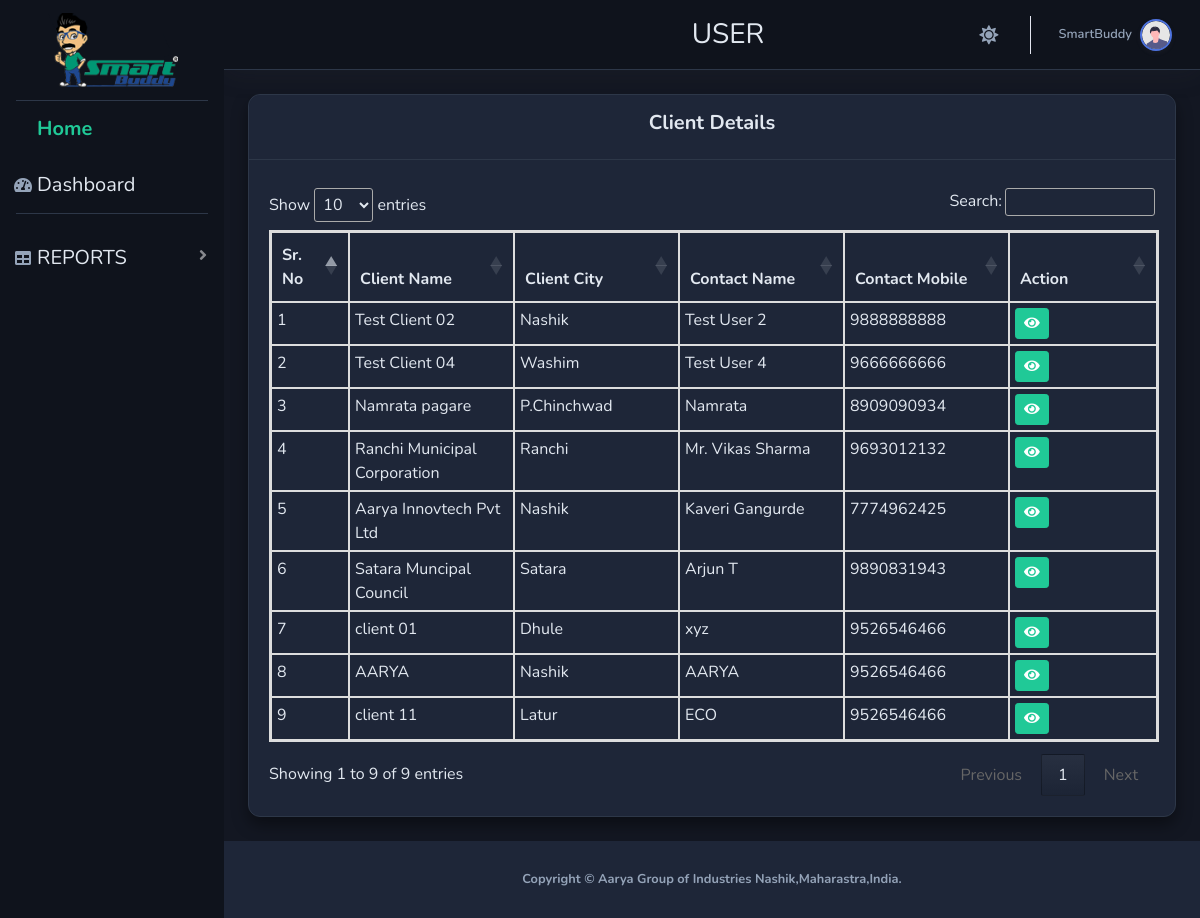
Page /operation/list_clientdetails.php (signed in) on the committed database.
### tables this page shows
CREATE TABLE `clients` (
  `id` int NOT NULL,
  `client_name` text,
  `contact_person` varchar(50) DEFAULT NULL,
  `contact_mobile` varchar(10) DEFAULT NULL,
  `client_phone` varchar(15) DEFAULT NULL,
  `contact_email` varchar(50) DEFAULT NULL,
  `client_address` text,
  `client_website` varchar(30) DEFAULT NULL,
  `client_state` varchar(30) DEFAULT NULL,
  `clinet_district` varchar(30) DEFAULT NULL,
  `client_city` varchar(30) DEFAULT NULL,
  `client_type` varchar(10) DEFAULT NULL,
  `client_logo` varchar(150) DEFAULT NULL,
  `password` varchar(10) DEFAULT NULL,
  `reset_token` varchar(128) DEFAULT NULL,
  `reset_expires` datetime DEFAULT NULL,
  `created` timestamp NOT NULL DEFAULT CURRENT_TIMESTAMP
);

### operation/list_clientdetails.php (the view, shortened to what this page needs)
<?php
require_once('include/header.php');
require_once('include/config.php');
require_once('include/navbar.php');
?>
<head>
    <link rel="stylesheet" href="https://cdn.datatables.net/1.13.6/css/jquery.dataTables.min.css">
<link rel="stylesheet" href="https://cdn.datatables.net/buttons/2.4.2/css/buttons.dataTables.min.css">
</head>
    <div id="content-wrapper" class="d-flex flex-column">
        <div id="content">
            <div class="container-fluid">
                <div class="card shadow mb-4">
                    <div class="card-header py-3">
                        <h5 class="text-center"><b>Client Details</b></h5>
                    </div>
    <div class="card-body">
        <div class="table-responsive">
        <?php
        $sql = "SELECT * FROM clients";
        $result = mysqli_query($conn,$sql);
        if ($result) {
            echo "<table class='table table-bordered' id='userTable' cellspacing='0'>";
            echo "
            <thead style=' border:1px solid #ddd;'>
                <tr>
                    <th style='border:1px solid #ddd; width:40px; text-align:left;'>Sr. No</th>
                    <th style='border:1px solid #ddd; text-align:left;'>Client Name</th>
                    <th style='border:1px solid #ddd; text-align:left;'>Client City</th>
                    <th style='border:1px solid #ddd; text-align:left;'>Contact Name</th>
                    <th style='border:1px solid #ddd; text-align:left;'>Contact Mobile</th>
                    <th style='border:1px solid #ddd; text-align:left;'>Action</th>
                </tr>
            </thead>
            <tbody>";
            $srNo = 1;
            while ($row = mysqli_fetch_assoc($result)) {
                $id = $row['id'];
                $client_name = $row['client_name'];
                $client_city = $row['client_city'];
                $contact_person = $row['contact_person'];
                $contact_mobile = $row['contact_mobile'];
                echo "<tr>
                        <td>$srNo</td>
                        <td>$client_name</td>
                        <td>$client_city</td>
                        <td>$contact_person</td>
                        <td>$contact_mobile</td>
                        <td>
                            <div style='display:flex; gap:8px;'>
                                <a href='#' class='btn btn-sm btn-primary view-employee'
                                    data-toggle='modal' data-target='#employeeModal'
                                    data-id='$id' title='View'>
                                    <i class='fas fa-eye'></i>
                                </a>
                            </div>
                        </td>
                    </tr>";
                $srNo++;
            }
            echo "</tbody></table>";
        }
        ?>
        </div>
    </div>
</div>
</div>
</div>
</div>
<?php include('include/footer.php');?>

### operation/css/theme.css (style rules this page uses)
:root { --bg-main: #f8f9fc; --bg-card: #ffffff; --text-main: #5a5c69; --text-muted: #858796; --border-color: #e3e6f0; --sidebar-bg: #ffffff; --sidebar-text: #5a5c69; --topbar-bg: #ffffff; --primary-color: #4e73df; --primary-hover: #2e59d9; --card-shadow: 0 .15rem 1.75rem 0 rgba(58,59,69,.15); --input-bg: #ffffff; --input-border: #d1d3e2; }
[data-theme="dark"] { --bg-main: #131722; --bg-card: #1e2638; --text-main: #e2e8f0; --text-muted: #94a3b8; --border-color: #2d3748; --sidebar-bg: #0f131c; --sidebar-text: #e2e8f0; --topbar-bg: #0f131c; --primary-color: #20c997; --primary-hover: #17a589; --card-shadow: 0 8px 16px rgba(0, 0, 0, 0.4); --input-bg: #131722; --input-border: #2d3748; }
body { background-color: var(--bg-main) !important; color: var(--text-main) !important; transition: background-color 0.3s ease, color 0.3s ease; }
#wrapper #content-wrapper { background-color: var(--bg-main) !important; }
.card { background-color: var(--bg-card) !important; border: 1px solid var(--border-color) !important; box-shadow: var(--card-shadow) !important; border-radius: 12px !important; }
.card-header { background-color: var(--bg-card) !important; border-bottom: 1px solid var(--border-color) !important; color: var(--text-main) !important; border-top-left-radius: 12px !important; border-top-right-radius: 12px !important; }
h1, h2, h3, h4, h5, h6, .text-gray-800 { color: var(--text-main) !important; }
table.dataTable, table { color: var(--text-main) !important; }
.table td, .table th { border-top: 1px solid var(--border-color) !important; }
.table thead th { border-bottom: 2px solid var(--border-color) !important; }
html[data-theme="dark"] table.dataTable tbody tr, html[data-theme="dark"] table.dataTable tbody tr.odd, html[data-theme="dark"] table.dataTable tbody tr.even, html[data-theme="dark"] table.dataTable tbody td.dataTables_empty { background-color: var(--bg-card) !important; color: var(--text-main) !important; }
.btn-primary { background-color: var(--primary-color) !important; border-color: var(--primary-color) !important; color: #fff !important; }
html[data-theme="dark"] .table { color: var(--text-main) !important; }
html[data-theme="dark"] .table th, html[data-theme="dark"] .table td { color: var(--text-main) !important; border-color: var(--border-color) !important; }
html[data-theme="dark"] table.dataTable tbody tr { background-color: var(--bg-card) !important; }

### operation/list_clientdetails.php (style rules this page uses)
#userTable { border: 2px solid #ddd !important; }
#userTable th, #userTable td { border: 1px solid #ddd !important; }
#userTable th:last-child, #userTable td:last-child { width: 110px; text-align: center; white-space: nowrap; }
@media screen and (min-width: 769px) { .table-responsive { overflow-x: visible; } }
@media screen and (min-width: 769px) { #userTable { min-width: 100%; table-layout: fixed; } }
@media screen and (min-width: 769px) { #userTable th, #userTable td { white-space: normal; } }

### rows in the picture
clients: client_name "Test Client 02", client_city "Nashik", contact_person "Test User 2", contact_mobile "9888888888"
clients: client_name "Test Client 04", client_city "Washim", contact_person "Test User 4", contact_mobile "9666666666"
clients: client_name "Namrata pagare", client_city "P.Chinchwad", contact_person "Namrata", contact_mobile "8909090934"
clients: client_name "Ranchi Municipal Corporation", client_city "Ranchi", contact_person "Mr. Vikas Sharma", contact_mobile "9693012132"
clients: client_name "Aarya Innovtech Pvt Ltd", client_city "Nashik", contact_person "Kaveri Gangurde", contact_mobile "7774962425"
clients: client_name "Satara Muncipal Council", client_city "Satara", contact_person "Arjun T", contact_mobile "9890831943"
clients: client_name "client 01", client_city "Dhule", contact_person "xyz", contact_mobile "9526546466"
clients: client_name "AARYA", client_city "Nashik", contact_person "AARYA", contact_mobile "9526546466"
clients: client_name "client 11", client_city "Latur", contact_person "ECO", contact_mobile "9526546466"

### other values in the picture
$_SESSION['name'] "SmartBuddy"
